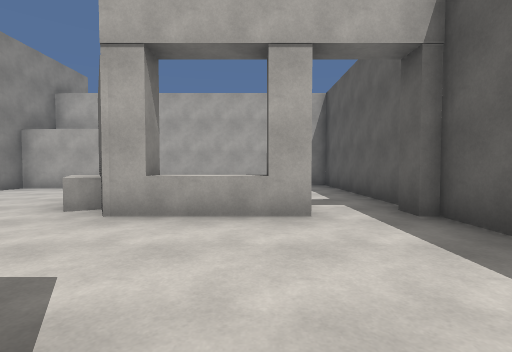
view 1 (above)

16 first-person views from a walk through a 3-D level made in the Unity game engine. The camera is 1.2 m above the floor, tilts 2° down and sees 85° across. The floor is counted in squares, 2 m on a side. Each view is taken from the middle of a square. On the plan, view 1 faces up. The plan holds only what a view shows up to about 9 squares ahead; the rest is blank. The place goes on beyond the plan. The player character is not drawn. Some animated figures are not drawn.

view 2
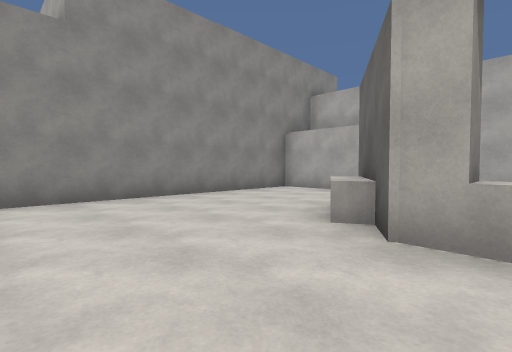

view 3
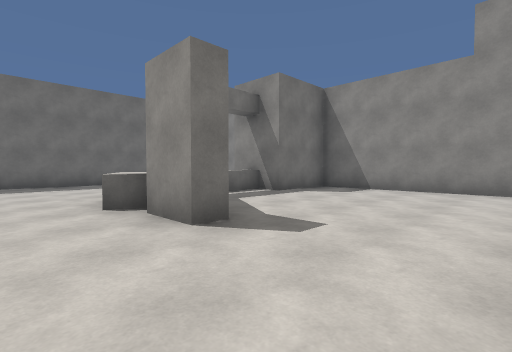

view 4
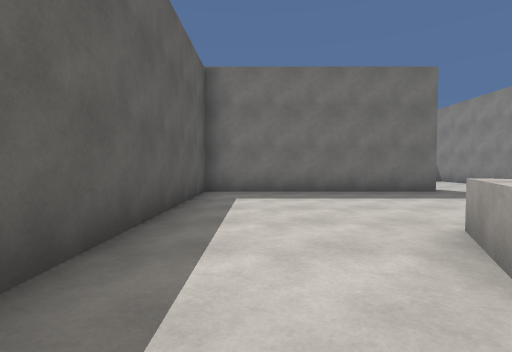

view 5
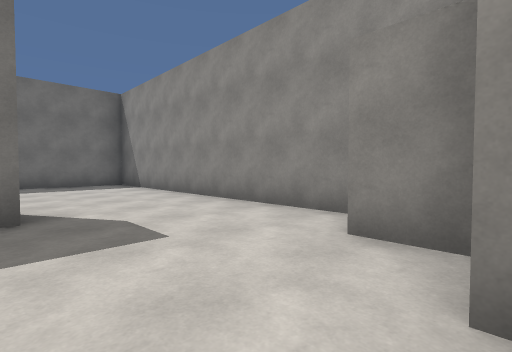

view 6
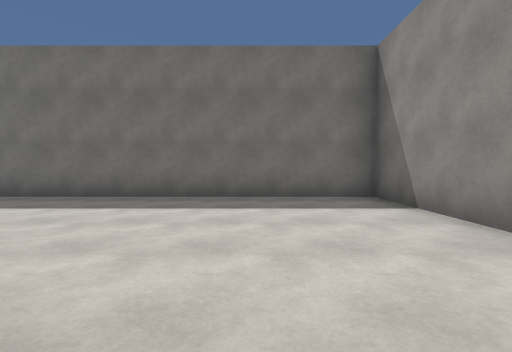

view 7
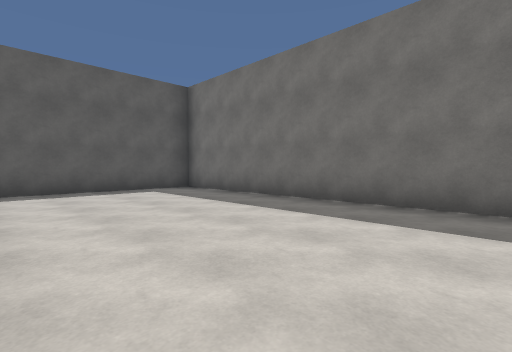

view 8
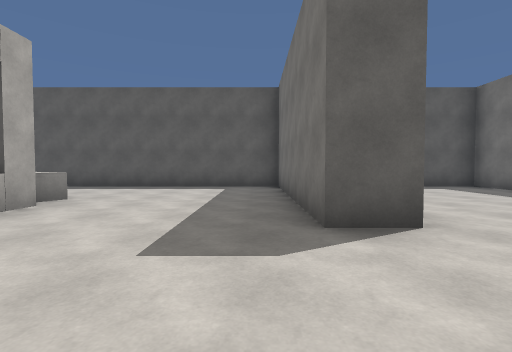

view 9
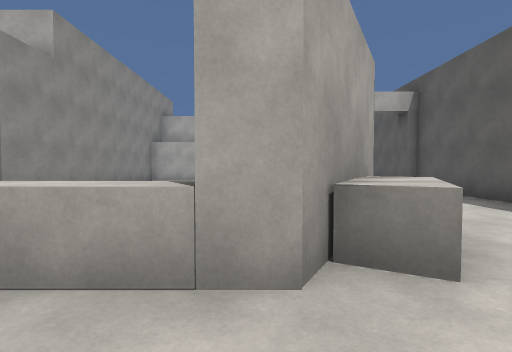

view 10
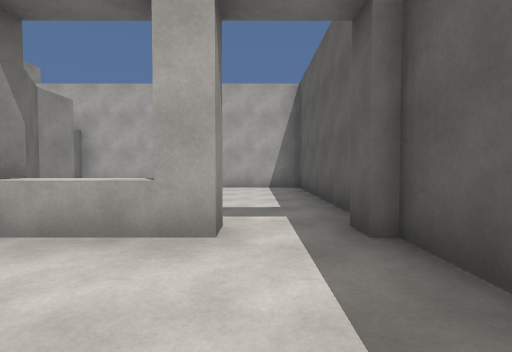

view 11
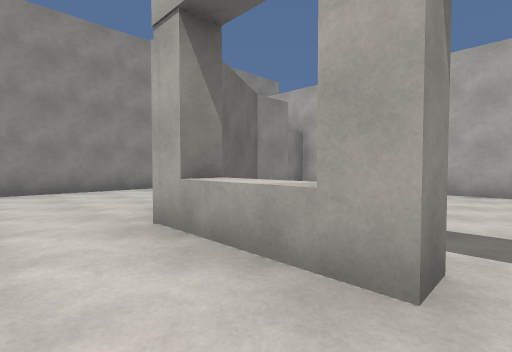

view 12
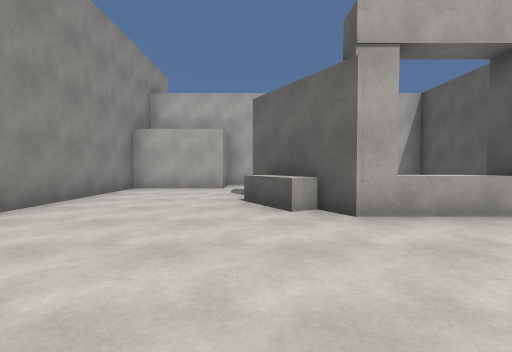

view 13
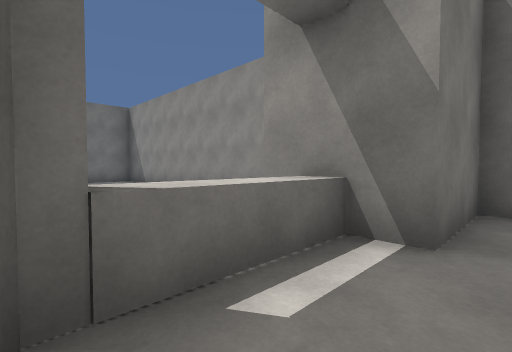

view 14
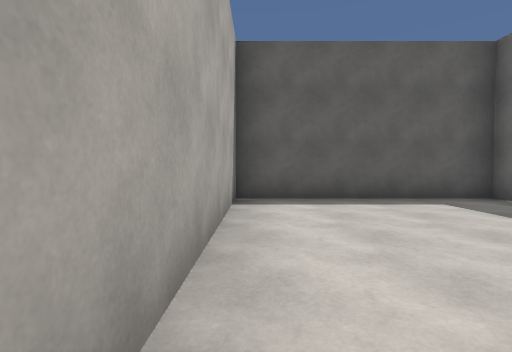

view 15
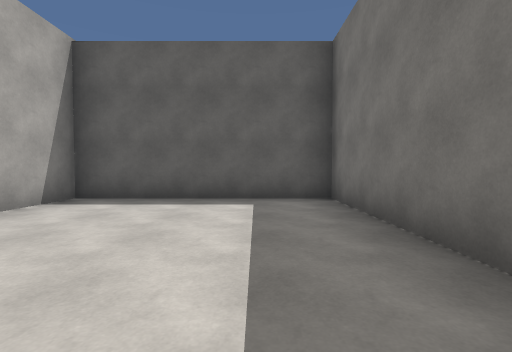

view 16
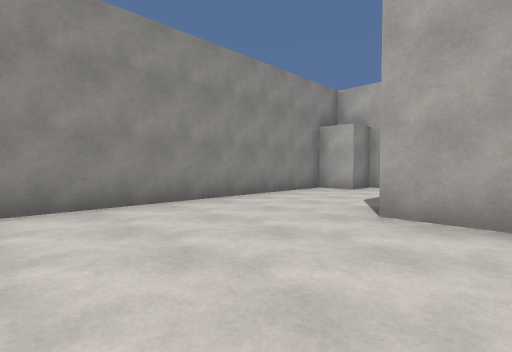

### Floor plan
Ten units are one square. View 1 is at (0, 0); x grows to the right and y downward. Boxes are objects, and circles mark ways between rooms. Rooms are numbered by the first view taken in them; rooms with no view inside come last. Other rooms are left out.
<svg viewBox="-68 -94 95 223">
<path fill="none" stroke="#000" d="M-44 22 -20 22M-53 31 -53 42 -63 42 -63 124 22 124 22 76 -33 76 -33 67 22 67 22 -34M-11 -5 -5 -5 -5 5 -18 27 -32 27M7 -33 -18 -33 -31 -55M-13 -39 -13 -32M-39 -76 -63 -76 -63 15 -43 15 -43 32M-4 14 -9 26 -15 23M-8 9 -1 12M-21 -39 -25 -37 -32 -49M-26 -65 -26 -56 -17 -41M7 -39 7 -33M22 -42 22 -89 -39 -89 -39 -76M20 -32 20 -39"/>
<circle cx="-30" cy="-70" r="3" fill="#2a7"/>
<circle cx="10" cy="-40" r="3" fill="#2a7"/>
<text x="-20" y="40">1</text>
<text x="0" y="-70">2</text>
</svg>
Room 1 opens to room 2.

Where each view was taken, in squares from view 1:
view 1: 0 up, 0 right, facing up
view 2: 1 up, 1 left, facing up-left
view 3: 3 up, 1 right, facing down-left
view 4: 0 up, 1 right, facing down
view 5: 3 down, 3 left, facing down-left
view 6: 7 down, 4 left, facing down
view 7: 8 down, 5 left, facing down-right
view 8: 6 down, 6 left, facing right
view 9: 4 down, 2 left, facing up
view 10: 1 up, 1 right, facing up
view 11: 2 up, 1 right, facing up-left
view 12: 0 up, 3 left, facing up
view 13: 1 down, 2 left, facing down-left
view 14: 8 down, 3 left, facing right
view 15: 11 down, 3 left, facing right
view 16: 11 down, 2 left, facing up-left
